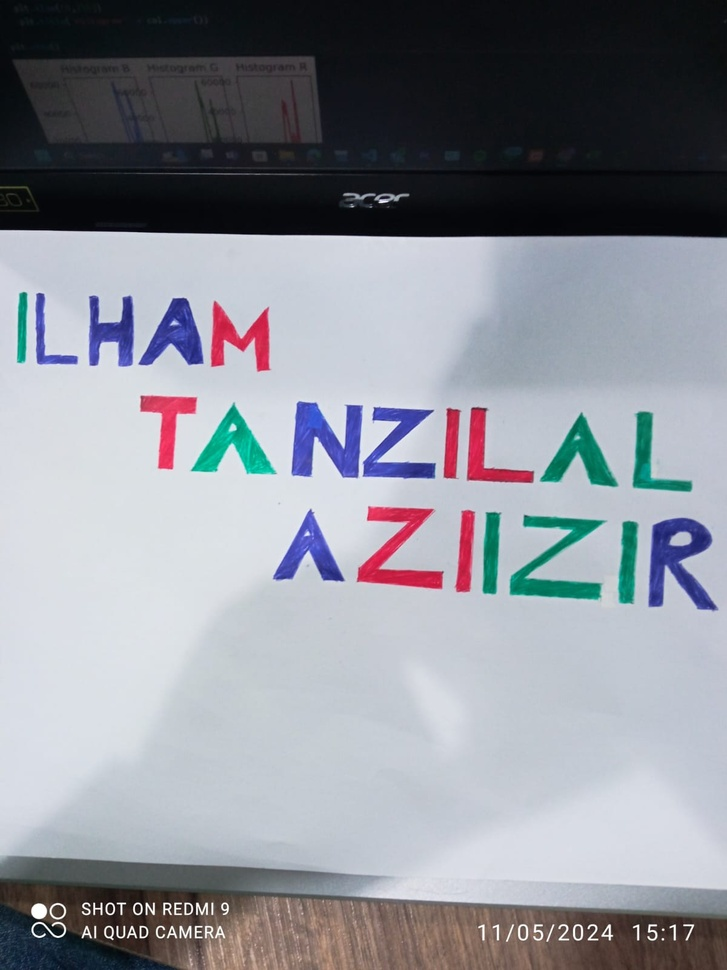
#> input picture Gambar 2.jpg, 727 x 970 px, shrunk from 1200 x 1600 before the run
$ jupyter execute 'UTS PENGCID.ipynb'
#> lines starting #> are read from the running program, lines starting #| are printed output that depends on the picture
# Import Library

[cell 1]
import cv2
import matplotlib.pyplot as plt
import numpy as np

# Load the image

[cell 2]
image = cv2.imread('Gambar 2.jpg')
#> image is the input picture: shape (970, 727, 3); mean B, G, R 151.8, 143.6, 140.6

# Adjust contrast
# Here, alpha is the contrast control [1.0-3.0], and beta is the brightness control [0-100]

[cell 3]
[0-100]
alpha = 1.5
beta = 50
contrast_image = cv2.convertScaleAbs(image, alpha=alpha, beta=beta)
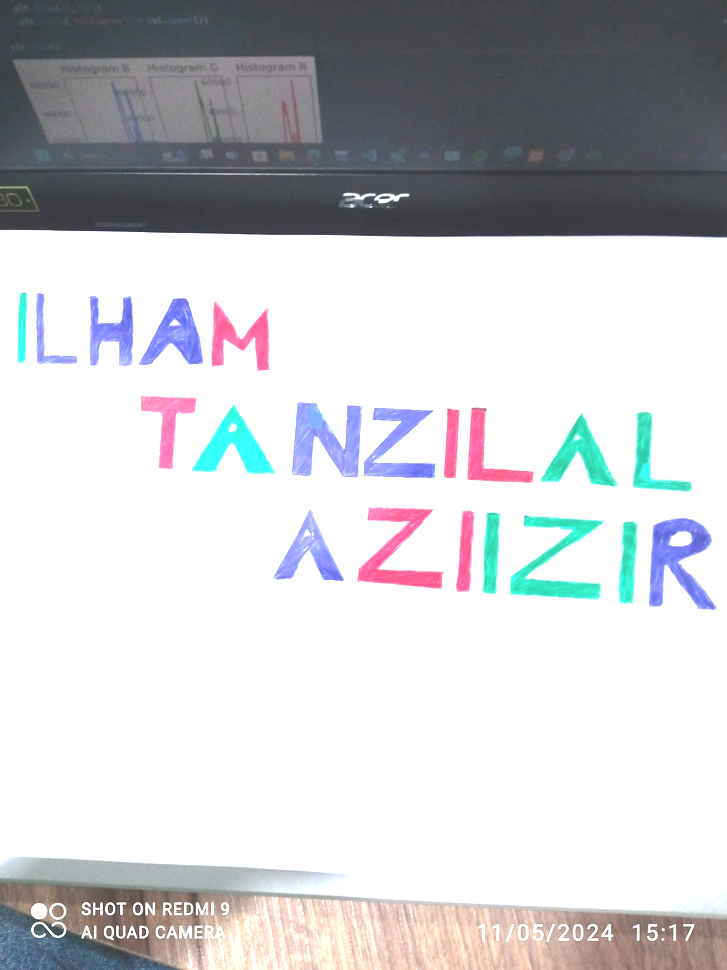
#> contrast_image: shape (970, 727, 3); mean B, G, R 205.9, 202.5, 201.6

# Convert to RGB

[cell 4]
image_rgb = cv2.cvtColor(image, cv2.COLOR_BGR2RGB)

# Split into RGB channels

[cell 5]
R, G, B = cv2.split(image_rgb)
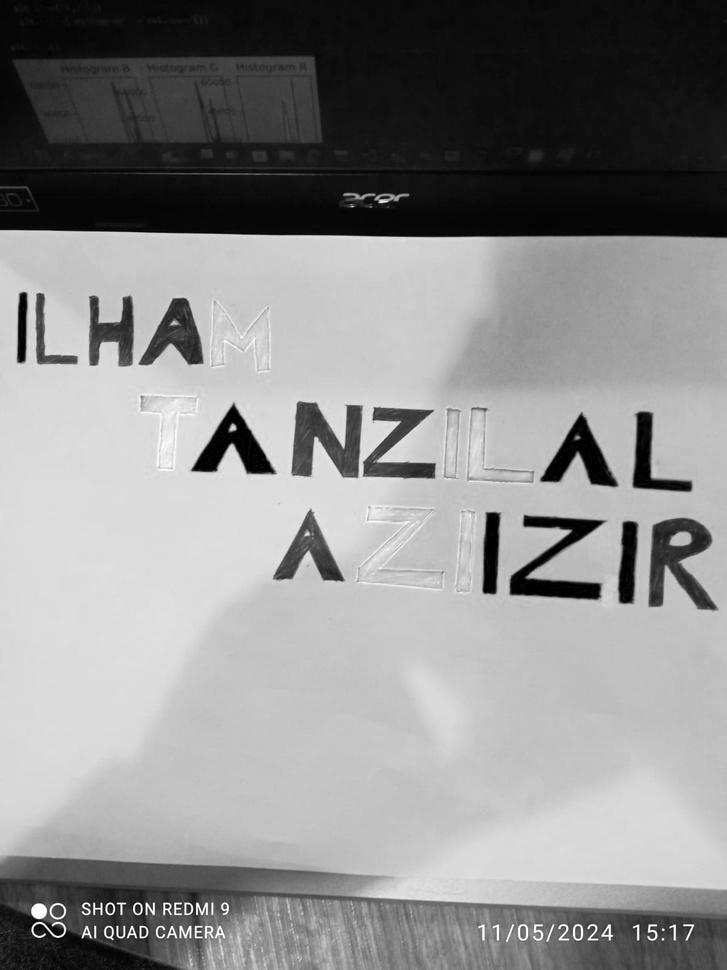
#> R: shape (970, 727); min 0, max 255, mean 140.6
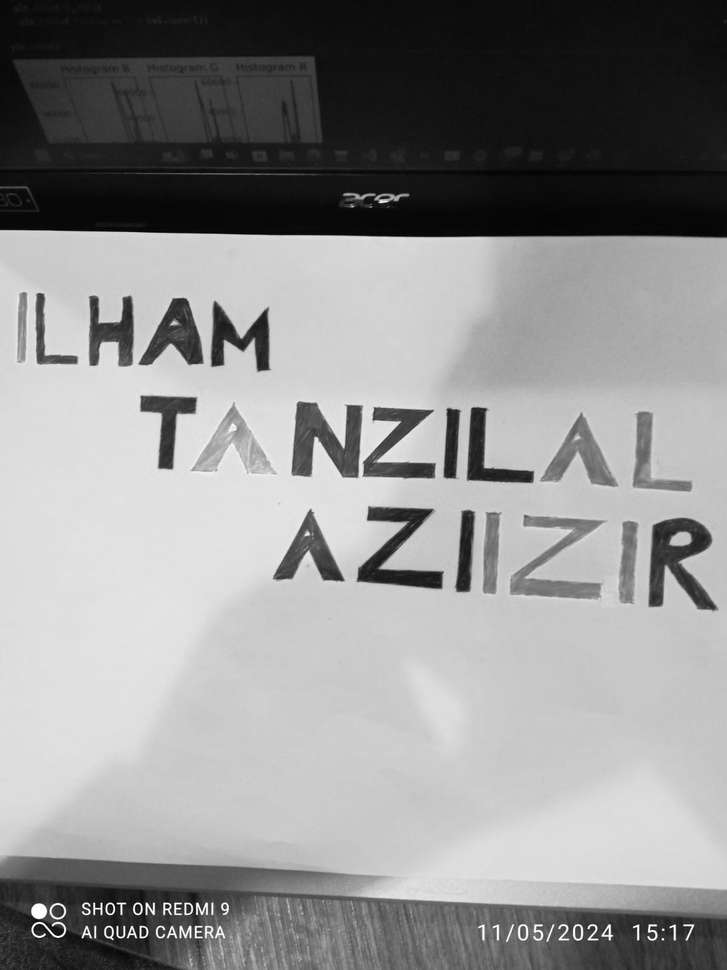
#> G: shape (970, 727); min 0, max 255, mean 143.6
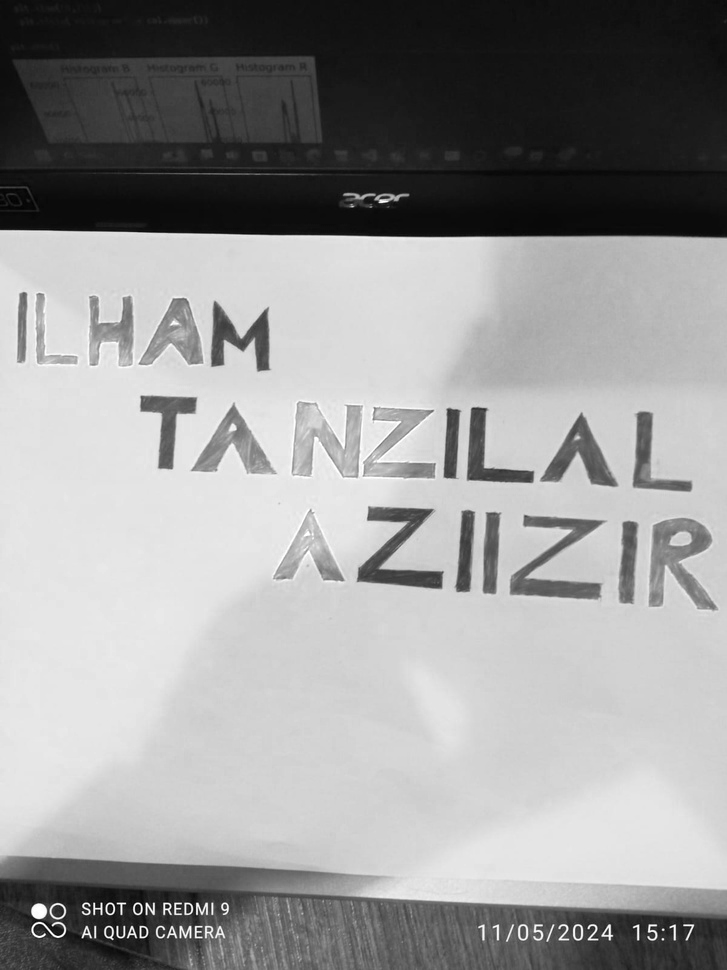
#> B: shape (970, 727); min 0, max 255, mean 151.8

# Display the images

[cell 6]
images = [contrast_image, R, G, B]
titles = ['Citra Kontras', 'Citra Merah', 'Citra Hijau', 'Citra Biru']
for i in range(4):
    plt.subplot(2, 4, i+1), plt.imshow(images[i], 'gray')
    plt.title(titles[i])
    plt.xticks([]), plt.yticks([])
#> figure, not shown here; B, G, R data is drawn as R, G, B

# Calculate and plot histograms for each channel

[cell 7]
color = ('b','g','r')
for i, col in enumerate(color):
    plt.subplot(2, 4, i+5)
    histr = cv2.calcHist([image],[i],None,[256],[0,256])
    plt.plot(histr,color = col)
    plt.xlim([0,256])
    plt.title('Histogram ' + col.upper())

plt.show()
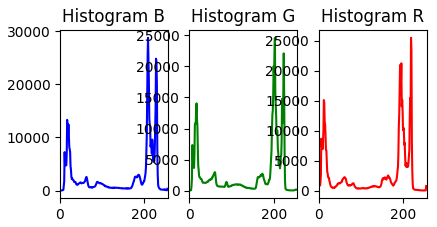
#> figure drawn by matplotlib, 3 panels; panel 1: curve peaks at x = 209, y = 28750; panel 2: curve peaks at x = 203, y = 24604; panel 3: curve peaks at x = 219, y = 25525

# Membaca citra

[cell 8]
img = cv2.imread('Gambar 2.jpg')

# Mengubah citra ke ruang warna RGB

[cell 9]
img_rgb = cv2.cvtColor(img, cv2.COLOR_BGR2RGB)

# Membagi citra menjadi channel warna R, G, dan B

[cell 10]
r, g, b = cv2.split(img_rgb)

# Membuat list untuk menyimpan citra threshold

[cell 11]
thresh_images = []
titles = ['None', 'Blue', 'Red-Blue', 'Red-Green-Blue']

# Melakukan thresholding untuk setiap kondisi

[cell 12]
for i, channel in enumerate([img, b, r - b, r - g - b]):
    # Menghitung histogram
    hist = cv2.calcHist([channel], [0], None, [256], [0,256])
    # Mencari nilai ambang batas
    thresholds = []
    for i in range(1, 255):
        if hist[i-1] < hist[i] and hist[i+1] < hist[i]:
            thresholds.append(i)
    # Mengurutkan nilai ambang batas
    thresholds.sort()
    # Melakukan thresholding dengan latar belakang hitam
    thresh_img = cv2.threshold(channel, thresholds[0], 255, cv2.THRESH_BINARY_INV)
    thresh_images.append(thresh_img)
#> this loop made 4 passes
#> after the loop, thresh_images = 4 items

# Menampilkan citra threshold

[cell 13]
plt.figure(figsize=(10, 10))
for i in range(4):
    plt.subplot(1, 4, i+1), plt.imshow(thresh_images[i][1], 'gray')
    plt.title(titles[i])
    plt.xticks([]), plt.yticks([])
plt.show()
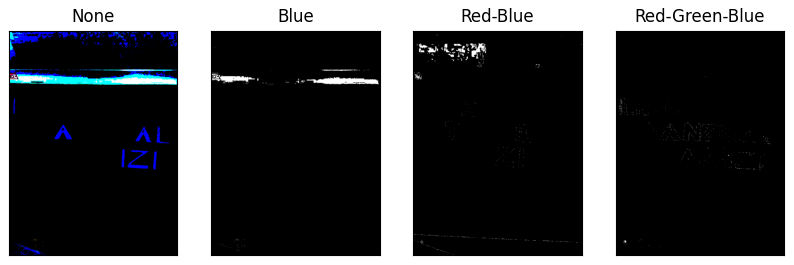
#> figure drawn by matplotlib, 4 panels

# Load the image

[cell 14]
image = cv2.imread('Gambar 2.jpg')

# Convert to RGB

[cell 15]
image_rgb = cv2.cvtColor(image, cv2.COLOR_BGR2RGB)

# Split into RGB channels

[cell 16]
R, G, B = cv2.split(image_rgb)

# Calculate histograms for each channel

[cell 17]
hist_R = cv2.calcHist([R], [0], None, [256], [0,256])
#> hist_R = 256 values, max 25525 at index 219, min 35 at index 249, mean 2754.6
hist_G = cv2.calcHist([G], [0], None, [256], [0,256])
#> hist_G = 256 values, max 24604 at index 203, min 6 at index 0, mean 2754.6
hist_B = cv2.calcHist([B], [0], None, [256], [0,256])
#> hist_B = 256 values, max 28750 at index 209, min 1 at index 0, mean 2754.6

# Find thresholds for each channel

[cell 18]
threshold_R = np.argmax(hist_R)
#> threshold_R = 219
threshold_G = np.argmax(hist_G)
#> threshold_G = 203
threshold_B = np.argmax(hist_B)
#> threshold_B = 209

# Sort thresholds

[cell 19]
thresholds = sorted([threshold_R, threshold_G, threshold_B])
#> thresholds = [203, 209, 219]

# Print the thresholds

[cell 20]
print("Thresholds (R, G, B):", thresholds)
#| Thresholds (R, G, B): [203, 209, 219]
